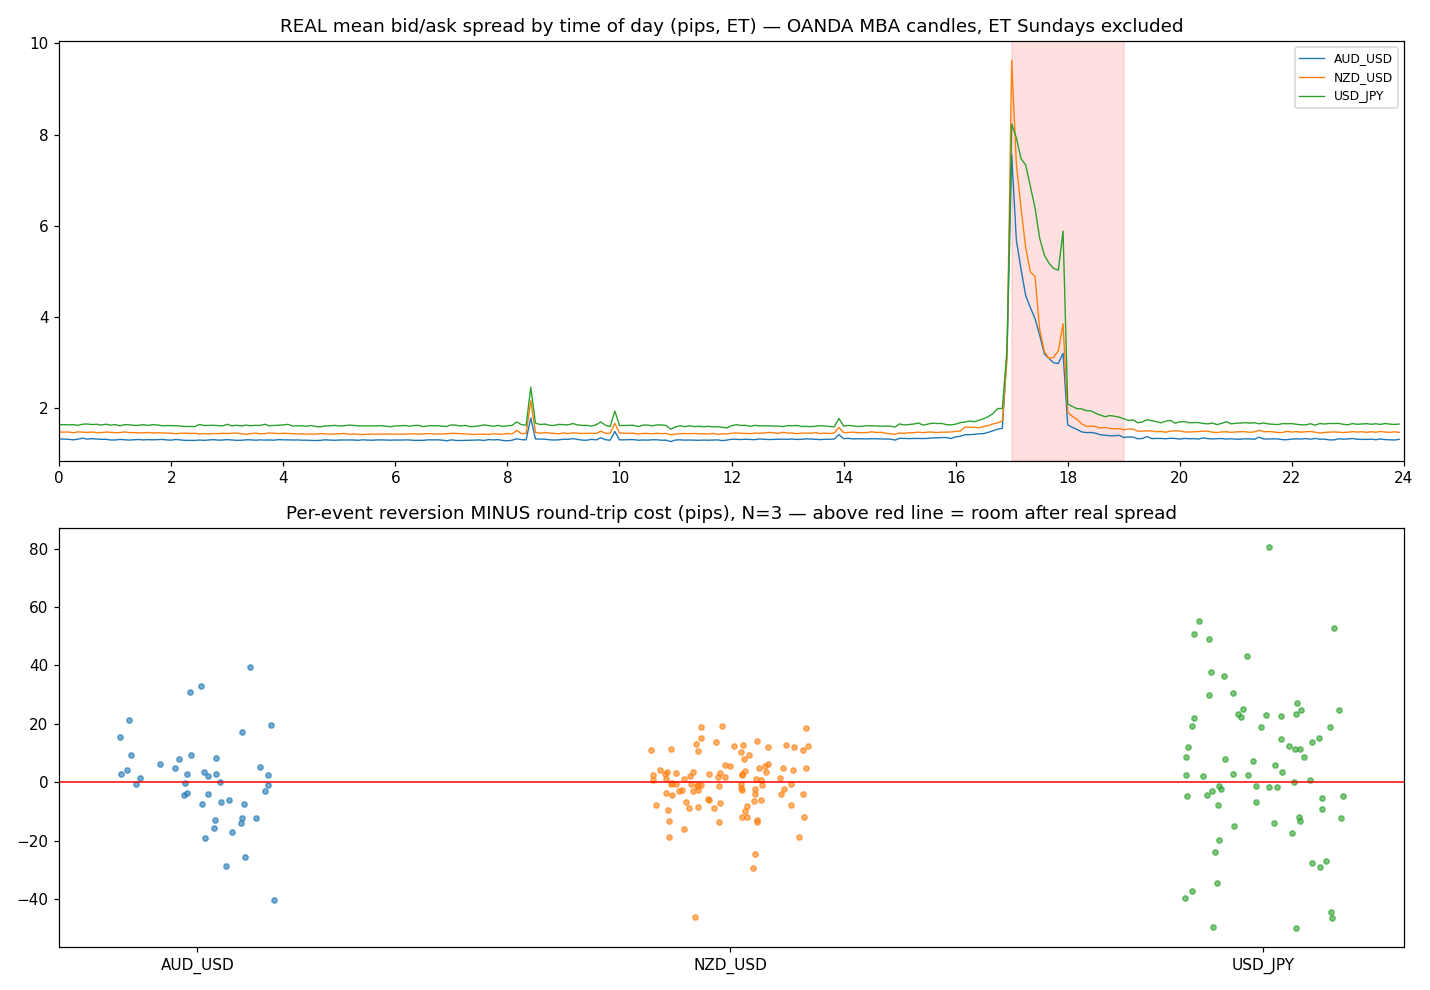

Source code (Python):
"""
Overshoot/reversion tradeability check — second falsification gate for the
NY-close/Sydney-open liquidity trough idea (pre-scoping triage, 2026-07-03).

Question: does the raw dislocation exceed raw execution cost? Strictly NOT a
strategy: no entry/exit rules, no sizing, no P&L sim.

Definitions (fixed before the run, reported in full — nothing tuned):
  Baseline B    : last mid close before 17:00 ET (the 16:55 bar) per ET day,
                  Mon-Thu only (Fri window doesn't exist; Sun = weekly open).
  Overshoot     : max excursion of window (17:00-19:00 ET) highs/lows from B
                  >= N x pair's FULL-SAMPLE median M5 bar range; N in {2,3,4}.
  Reversion     : pips recovered from the window extreme back toward B by the
                  20:55 ET close. Negative (= continuation) included.
  Cost          : 2 x that day's mean REAL bid/ask spread across window bars
                  (OANDA price="MBA" candles — actual quoted spread, not a
                  bar-range proxy).

Run: D:/rhyme/venv/Scripts/python.exe D:/rhyme/trough_overshoot_check.py
Output: trough_overshoot_check.png + console tables.
"""
import numpy as np
import pandas as pd
import matplotlib
matplotlib.use("Agg")
import matplotlib.pyplot as plt
from datetime import datetime, timedelta, timezone
from zoneinfo import ZoneInfo

from data import get_client, _GRAN_SECONDS, _MAX_COUNT, _dt_to_rfc3339
from oandapyV20.endpoints.instruments import InstrumentsCandles

PAIRS = ["AUD_USD", "NZD_USD", "USD_JPY"]
START = datetime(2025, 7, 1, tzinfo=timezone.utc)
END = datetime(2026, 7, 1, tzinfo=timezone.utc)
ET = ZoneInfo("America/New_York")
N_GRID = [2, 3, 4]
MIN_WINDOW_BARS = 12  # skip holiday-thinned days (< half the 24 M5 bars)


def pip_size(pair: str) -> float:
    return 0.01 if pair.endswith("JPY") else 0.0001


def fetch_mba(instrument: str) -> pd.DataFrame:
    """Chunked M5 fetch with mid + bid + ask prices (same client as data.py)."""
    import time as _t
    gran_secs = _GRAN_SECONDS["M5"]
    chunk = timedelta(seconds=gran_secs * _MAX_COUNT)
    rows = []
    cursor = START
    while cursor < END:
        chunk_end = min(cursor + chunk, END)
        params = {"granularity": "M5", "price": "MBA",
                  "from": _dt_to_rfc3339(cursor), "to": _dt_to_rfc3339(chunk_end)}
        req = InstrumentsCandles(instrument=instrument, params=params)
        get_client().request(req)
        for c in req.response.get("candles", []):
            if not c.get("complete", True):
                continue
            mid, bid, ask = c["mid"], c["bid"], c["ask"]
            rows.append({
                "time": pd.Timestamp(c["time"]),
                "high": float(mid["h"]), "low": float(mid["l"]),
                "close": float(mid["c"]),
                "spread": float(ask["c"]) - float(bid["c"]),
            })
        cursor = chunk_end
        _t.sleep(0.1)
    df = pd.DataFrame(rows).set_index("time").sort_index()
    return df[~df.index.duplicated(keep="last")]


def day_events(df: pd.DataFrame, pair: str) -> pd.DataFrame:
    """One row per eligible ET day: excursion, reversion, day's window cost."""
    ps = pip_size(pair)
    et = df.index.tz_convert(ET)
    df = df.copy()
    df["et_date"] = et.date
    df["mod"] = et.hour * 60 + et.minute
    df["wd"] = et.weekday
    median_range = float(((df["high"] - df["low"]) / ps).median())

    out = []
    for day, g in df[df["wd"] <= 3].groupby("et_date"):  # Mon-Thu ET days
        pre = g[(g["mod"] >= 15 * 60) & (g["mod"] < 17 * 60)]
        win = g[(g["mod"] >= 17 * 60) & (g["mod"] < 19 * 60)]
        post = g[(g["mod"] >= 19 * 60) & (g["mod"] < 21 * 60)]
        if pre.empty or post.empty or len(win) < MIN_WINDOW_BARS:
            continue
        B = pre["close"].iloc[-1]                      # 16:55 ET close
        up = (win["high"].max() - B) / ps
        dn = (B - win["low"].min()) / ps
        if up >= dn:                                    # dominant side
            exc, extreme, sign = up, win["high"].max(), +1
        else:
            exc, extreme, sign = dn, win["low"].min(), -1
        p21 = post["close"].iloc[-1]                    # 20:55 ET close
        reversion = sign * (extreme - p21) / ps         # + = came back toward B
        cost = 2 * win["spread"].mean() / ps            # round-trip, real spread
        out.append({"day": day, "excursion": exc, "reversion": reversion,
                    "cost": cost, "spread_pips": win["spread"].mean() / ps})
    ev = pd.DataFrame(out)
    ev.attrs["median_range"] = median_range
    return ev


def main():
    events, spread_curves = {}, {}
    for pair in PAIRS:
        print(f"Fetching {pair} M5 MBA {START.date()} -> {END.date()} ...")
        df = fetch_mba(pair)
        print(f"  {len(df)} bars")
        events[pair] = day_events(df, pair)
        # spread by minute-of-day (ET, Sundays excluded) for the plot
        et = df.index.tz_convert(ET)
        keep = et.weekday != 6
        spread_curves[pair] = (df["spread"][keep] / pip_size(pair)).groupby(
            (et.hour * 60 + et.minute)[keep]).mean()

    print("\n=== Per-pair summary (12mo, Mon-Thu ET days) ===")
    header = (f"{'pair':<9}{'N':>3}{'thresh(p)':>10}{'events':>8}{'ev/yr':>7}"
              f"{'mean exc':>9}{'mean rev':>9}{'med rev':>8}{'mean cost':>10}"
              f"{'rev/cost':>9}{'%rev>cost':>10}")
    results = {}
    for pair in PAIRS:
        ev = events[pair]
        mr = ev.attrs["median_range"]
        print(f"\n{pair}: eligible days={len(ev)}, median M5 range="
              f"{mr:.2f} pips, mean window spread={ev['spread_pips'].mean():.2f} pips")
        print(header)
        for N in N_GRID:
            thr = N * mr
            e = ev[ev["excursion"] >= thr]
            if len(e) == 0:
                print(f"{pair:<9}{N:>3}{thr:>10.1f}{0:>8}{0:>7.0f}")
                continue
            row = dict(
                n=len(e), per_yr=len(e), mean_exc=e["excursion"].mean(),
                mean_rev=e["reversion"].mean(), med_rev=e["reversion"].median(),
                mean_cost=e["cost"].mean(),
                ratio=e["reversion"].mean() / e["cost"].mean(),
                pct_clear=100 * (e["reversion"] > e["cost"]).mean(),
            )
            results[(pair, N)] = (e, row)
            print(f"{pair:<9}{N:>3}{thr:>10.1f}{row['n']:>8}{row['n']:>7}"
                  f"{row['mean_exc']:>9.1f}{row['mean_rev']:>9.1f}"
                  f"{row['med_rev']:>8.1f}{row['mean_cost']:>10.1f}"
                  f"{row['ratio']:>9.2f}{row['pct_clear']:>9.0f}%")

    # Plot: real spread by time of day + reversion-vs-cost scatter at N=3
    fig, axes = plt.subplots(2, 1, figsize=(13, 9))
    for pair in PAIRS:
        s = spread_curves[pair]
        axes[0].plot(s.index / 60, s, label=pair, lw=0.9)
    axes[0].axvspan(17, 19, color="red", alpha=0.12)
    axes[0].set_title("REAL mean bid/ask spread by time of day (pips, ET) — "
                      "OANDA MBA candles, ET Sundays excluded")
    axes[0].set_xlim(0, 24); axes[0].set_xticks(range(0, 25, 2))
    axes[0].legend(fontsize=8)

    for i, pair in enumerate(PAIRS):
        if (pair, 3) not in results:
            continue
        e, _ = results[(pair, 3)]
        axes[1].scatter(np.full(len(e), i) + np.random.uniform(-0.15, 0.15, len(e)),
                        e["reversion"] - e["cost"], s=12, alpha=0.6, label=pair)
    axes[1].axhline(0, color="red", lw=1)
    axes[1].set_xticks(range(len(PAIRS))); axes[1].set_xticklabels(PAIRS)
    axes[1].set_title("Per-event reversion MINUS round-trip cost (pips), N=3 — "
                      "above red line = room after real spread")
    fig.tight_layout()
    fig.savefig("trough_overshoot_check.png", dpi=110)
    print("\nSaved trough_overshoot_check.png")


if __name__ == "__main__":
    # np.random only jitters scatter x-positions for readability; seed for
    # reproducible output image
    np.random.seed(0)
    main()
